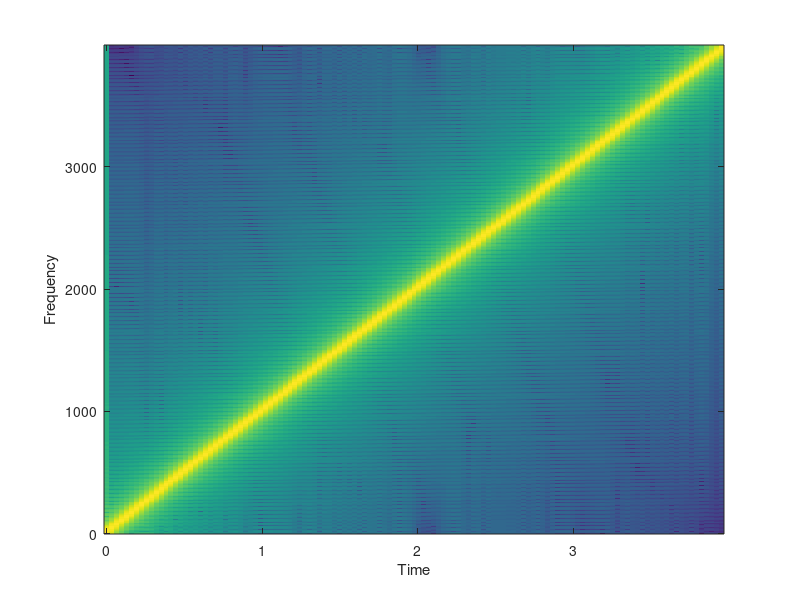

This chart was generated by the following MATLAB code: (Note: this script raises an error after producing the figure.)
%% Chapter 3 - How is sound processed in an MP3 player?
% This is a companion file to the book "Applied Signal Processing", 
% by T.Dutoit and F. Marques, Springer 2008.
% 
% It is supposed to be run cell-by-cell, using the cell mode of 
% MATLAB 6 and later versions. Search for "what are cells" in the 
% product help of MATLAB to know how to use them.
% 
% This file uses the SIGNAL_PROCESSING toolbox of MATLAB.
 
%%
% In this script, we will see how the limitations of the human auditory
% process have been taken into account for the design of perceptual audio
% coders, with special emphasis on the principles underlying the MPEG-1
% Layer-I audio coding norm. We start by examining a two-channel filter bank
% using conventional filters (Section 1) and QMF filters (Section 2). We
% then extend our study to a 32-channel PQMF filter bank (Section 3) and
% show how it can be efficiently implemented using block-based lapped
% transforms (Section 4). We conclude by providing our filter bank with
% a perceptual quantizer for sub-band signals (Section 5).
%
% Copyright N. Moreau, T. Dutoit (2007)

clear all;
set(0,'defaultFigureColor','w');

%% 1. Two-channel filter bank
% The MPEG 1 Layer I coder is based on quantifying the sub-band signals of
% an analysis-synthesis filter bank (as we will see later, this can also be
% interpreted in terms of block-transform-based processing).  
% The analysis filter-bank at the encoder splits the signal into (ideally,
% non-overlapping) frequency bands. The resulting narrow-band signals are
% then decimated, and quantized. The decoder upsamples each sub-band signal
% and performs band-pass-filtering so as to eliminate the aliasing images
% due to upsampling.    
% 
% Before examining a complete M-channel filter bank, we first discuss 
% the 2-channel case, and the effect of a decimation and interpolation in
% each branch. 
%
% Let us first generate a 4-seconds chirp signal (from 0 to 4 kHz) with a
% sampling rate of 8 kHz, which we will use as a reference throughout
% this Section.  

Fs=8000;
input_signal=chirp((0:4*Fs)/Fs,0,4,4000);

clf;
soundsc(input_signal,Fs);

%%
specgram(input_signal,1024,Fs,256);

%%
% Applying direct downsampling-upsampling by 2 results in replacing every
% other sample by zero. The result is that an artifact signal is added,
% whose spectrum is the quadrature mirror image of that of the chirp. Two
% sinusoids can be heard at any time. (Notice we multiply the signal by 2
% when upsampling, so that the power of the signal remains unchanged.)

downsampled=input_signal(1:2:end);
upsampled(1:2:2*length(downsampled))=2*downsampled;

clf;
specgram(upsampled,1024,Fs, 256);
soundsc(upsampled,Fs);

%%
% Adding a quarter-band filter after upsampling eliminates the image
% distortion, making sure that only one 
% sinusoid appears at any time. During the first half of the chirp, that
% sinusoid is the chirp itself; during the second half, the sinusoid is an
% alias, due to the quadrature mirror image of the chirp. 
% We design the synthesis filter as symmetric FIR, so as to avoid phase 
% distortion, and we set its order to 1000, so as to obtain high stop-band
% rejection (close to 80 dB). Notice the first 1000 samples are a transient.

G0=fir1(1000,1/2);
freqz(G0,1);

%%
G0_output=filter(G0,1,upsampled);

clf;
% NB: The first 1000 samples are a filter transient reponse
specgram(G0_output(1001:end),1024,Fs);
soundsc(G0_output(1001:end),Fs);

%% 
% Adding another quarter-band filter before downsampling removes the
% aliasing distortion, i.e. the alias in the second half of the chirp. This synthesis 
% filter can a priori be identical to the analysis filter.

H0=G0;
H0_output=filter(H0,1,input_signal);
downsampled=H0_output(1:2:end);
upsampled(1:2:2*length(downsampled))=2*downsampled;
G0_output=filter(G0,1,upsampled);

clf;
% NB: The first 2000 samples are a filter transient reponse
specgram(G0_output(2001:end),1024,Fs, 256);
soundsc(G0_output(2001:end),Fs);

%% 
% Using HF quarter-band filters instead of LF ones selects the second half
% of the chirp.

G1=fir1(1000,1/2,'high');
H1=G1;
H1_output=filter(H1,1,input_signal);
downsampled=H1_output(1:2:end);
upsampled(1:2:2*length(downsampled))=2*downsampled;
G1_output=filter(G1,1,upsampled);

clf;
specgram(G1_output(2001:end),1024,Fs,256);
soundsc(G1_output(2001:end),Fs);

%%
% We now examine the output of the 2-channel sub-band filter bank, by
% adding  the two signals obtained above.

synt_signal=G0_output+G1_output;

clf;
specgram(synt_signal(2001:end),1024,Fs,256);
soundsc(synt_signal(2001:end),Fs);

%%
% Perfect reconstruction is not achieved, as shown in the previous
% spectrogram. Closer examination of the error waveform shows that most of
% the error lies in the center of the signal (this is not shown in the
% spectrogram), i.e., for frequencies for which the H0 and H1 filters
% overlap: more important aliasing cannot be avoided in each band for these
% frequencies. 

% Shift synt_signal to account for the filters delay. A symmetric FIR
% filter of order N (length N+1) brings a delay of N/2 samples.
error=synt_signal(1001:end)-input_signal(1:end-1000);
plot(error);
soundsc(error,Fs)

%% 2. Two channel QMF filter bank
% Perfect reconstruction is possible even with non ideal filters (i.e. even
% with some aliasing in each band) provided the overall aliasing is canceled
% when adding the low-pass and high-pass sub-band signals.
% This, as we shall see, is mainly the responsibility of the analysis and
% synthesis filters. 
%
% (Johnston's type) QMF filters provide a solution for nearly perfect
% reconstruction. In this example, we use Johnston's "B-12" QMF. 

H0_QMF=[-0.006443977 0.02745539 -0.00758164 ...
    -0.0913825  0.09808522 0.4807962];
H0_QMF=[H0_QMF fliplr(H0_QMF)];
[H0,W]=freqz(H0_QMF,1);

H1_QMF=H0_QMF.*[1 -1 1 -1 1 -1 1 -1 1 -1 1 -1];
[H1,W]=freqz(H1_QMF,1);

plot(W/pi,20*log10(abs(H0)),'-',W/pi,20*log10(abs(H1)),'--');
legend('H0(f)', 'H1(f)');
xlabel('Normalized frequency (*pi rad/sample)'); ylabel('Magnitude (dB)');

%%
% These filters are not very frequency selective (because their order is
% low), and will therefore allow important aliasing in each band.

Fs=8000;
input_signal=chirp((0:4*Fs)/Fs,0,4,4000);

% LF band
H0_output=filter(H0_QMF,1,input_signal);
subband_0=H0_output(1:2:end);
upsampled(1:2:2*length(subband_0))=2*subband_0;
G0_QMF=H0_QMF;
G0_output=filter(G0_QMF,1,upsampled);

clf;
specgram(G0_output,1024,Fs,256);
%soundsc(G0_output,Fs);

%%
% HF band

H1_output=filter(H1_QMF,1,input_signal);
subband_1=H1_output(1:2:end);
upsampled(1:2:2*length(subband_0))=2*subband_1;
G1_QMF=-H1_QMF;
G1_output=filter(G1_QMF,1,upsampled);

clf;
specgram(G1_output,1024,Fs,256);
%soundsc(G1_output,Fs);

%% 
% Perfect reconstruction is now achieved, because the QMF analysis and
% synthesis filters are such that the aliasing in each band sum up to zero
% (more precisely, close to 0). 

synt_signal=G0_output+G1_output;

clf;
specgram(synt_signal,1024,Fs,256);
%soundsc(synt_signal,Fs);

%% 3. 32-Channel Pseudo-QMF filter bank
% We now build a 32-channel PQMF filter bank, as implemented in the MPEG-1
% Layer-I norm, and check its perfect reconstruction capability.
%
% *MATLAB function involved:*
% 
% * |hn = PQMF32_prototype| returns in |hn| the impulse response of the prototype
% low-pass symmetric filter of length 512 for building a 32-channel PQMF
% filter bank. This filter is used in the MPEG-1 Layer-I coder. Its
% normalized bandpass is 1/64 Hz and it satisfies the PR condition.  

% Load the prototype lowpass filter
hn=PQMF32_prototype;

%%
% Build 32 cosine modulated filters centered on normalized frequencies
% Fi=(2*i+1)/64 *1/2
PQMF32_Gfilters = zeros(32, 512);
for i = 0:31
    t2 = ((2*i+1)*pi/(2*32))*((0:511)+16);
    PQMF32_Gfilters(i+1,:) = hn.*cos(t2);
end
PQMF32_Hfilters=fliplr(PQMF32_Gfilters);

for i = 1:32
    [H,W]=freqz(PQMF32_Hfilters(i,:),1,512,44100);
    plot(W,20*log10(abs(H))); hold on
end
xlabel('Frequency (Hz)'); ylabel('Magnitude (dB)');
set(gca,'xlim',[0 22050]);
hold off;

%%
% Clearly, PQMF filters are not ideal band-pass filters with normalized
% bandwidth=1/64. But they almost satisfy the "pseudo" feature, which
% assumes that the filter response in a given band only overlaps with its 2
% neighboring bands. The total normalized bandwidth of each filter is 
% indeed about  1/32. Notice the filter gain is 15 dB, i.e. 20*log10(32)/2.
% As a result, passing twice through the filter produces a gain of 32,
% which compensates for the decimation by 32. In the next lines, it is thus
% not necessary to multiply upsampled sub-band signals by 32.
%
% Let us now check the output of the PQMF filter bank when fed with 2
% seconds of violin monophonic signal sampled at 44.100 Hz.

[input_signal,Fs]=wavread('violin.wav');
clf;
specgram(input_signal,1024,Fs,256);
soundsc(input_signal,Fs);

%%
output_signal=zeros(size(input_signal));

for i=1:32

    Hi_output=filter(PQMF32_Hfilters(i,:),1,input_signal);
    subband_i=Hi_output(1:32:end);
    upsampled_i(1:32:32*length(subband_i))=subband_i;
    % synthesis filters are the symmetric of the analysis filters, which
    % ensures linear phase in each sub-band
    Gi_output=filter(PQMF32_Gfilters(i,:),1,upsampled_i');
    output_signal=output_signal+Gi_output;
    
    % Screen output
    fprintf('processing sub-band %3d\n', i)

    if i==3 
        G3_output=Gi_output;
    end;

end;

%%
% As revealed by listening sub-band 3, isolated sub-band signals
% are very much aliased, because each  PQMF filter is not ideal. 

clf;
specgram(G3_output,1024,Fs,256);
soundsc(G3_output,Fs);

%%
% The PQMF filter bank makes sure aliasing in adjacent bands cancels itself
% when sub-bands are added. 

specgram(output_signal,1024,Fs,256);
soundsc(output_signal,Fs);

%%
% The power of the reconstruction error is about 85 dB below that of the
% signal. Notice the ouput is delayed by 511 samples (since H and G filters
% have a delay of 511/2 samples).
%
% *MATLAB function involved:*
% 
% * |snr = snr(signal,signal_plus_noise, max_shift,showplot)| returns the
% signal-to-noise ratio computed from the input signals. |Max_shift| gives
% the maximum time-shift (in samples) between |signal| and
% |signal_plus_noise|. The actual time-shift (obtained from the maximum of
% the cross-correlation between both signals) is taken into account to
% estimate the noise. If |showplot| is specified, then the signal,
% signal_plus_noise, and error are plotted, and the SNR is printed on the
% plot.

error=output_signal(512:end)-input_signal(1:end-511);

[signal_psd,w]=periodogram(input_signal(11001:12024),hamming(1024));
[error_psd,w]=periodogram(error(11001:12024),hamming(1024));
plot(w/pi*22050,10*log10(signal_psd)); hold on;
plot(w/pi*22050,10*log10(error_psd),'r','linewidth',2); hold off;
set(gca,'xlim',[0 22050]);
legend('Signal PSD', 'Error PSD');
xlabel('Frequency (Hz)'); ylabel('Magnitude (dB)');

snr_PQMF=snr(input_signal(1:end-511),output_signal(512:end),0)

%% 4. Filter banks and Lapped Transforms
% If the length of the filters used in M-channel sub-band filters were
% exactly M samples, one could easily see the operations performed
% simultaneously by the M analysis filters as a linear transform of
% successive non-overlapping M sample frames of the input signal.
%
% A 4-sample DFT, for instance, can implement a 4-channel filter bank
% whose subband filters are the time-reversed of the lines of the 4x4 DFT
% matrix. Applying it to a chirp is straightforward.

Fs=8000;
input_signal=chirp((1:4*Fs)/Fs,0,4,4000);

for i=1:length(input_signal)/4

    % creating a column vector with 4 samples
    input_frame=input_signal(4*(i-1)+1:4*(i-1)+4)';
    
    % producing one sample in each downsampled sub-band, i.e. band-pass
    % filtering and downsampling all sub-bands in one operation.
    subbands_sample=fft(input_frame);
    
    % producing four samples of the filter bank output, i.e. upsampling, 
    % band-pass filtering all sub-bands, and summing them in one operation. 
    output_frame=ifft(subbands_sample);
    
    % storing the output column vector in the output signal
    output_signal(4*(i-1)+1:4*(i-1)+4)=output_frame';

end;

%soundsc(output_signal,Fs);

%%
% Since the underlying filters have complex coefficients, however, each
% sub-band signal is complex. What is more, this type of filter bank is not
% very frequency selective, as shown below. The frequency overlap between
% adjacent bands is about half the main lobe band-pass (as in the previous
% section on PQMF), but the side lobes are very high. This does not make it
% a good candidate for sub-band coding. 

tmp=[1 ; exp(-j*pi/2) ; exp(-j*pi) ; exp(-j*3*pi/2)];
DFT_matrix_4x4=vander(tmp); 

for i=1:4
    [H,W]=freqz(fliplr(DFT_matrix_4x4(i,:)),1,'whole');
    plot(W/pi,max(20*log10(abs(H)),-50)); hold on
end
xlabel('Normalized frequency (*pi rad/sample)'); ylabel('Magnitude (dB)');
hold off;

%%
% In general, the length of the impulse responses of the analysis and
% synthesis filters used in sub-band coders is higher than the number M of
% channels.  The filtering operations, however, can still be
% implemented as the multiplication of L-sample frames with LxM or
% MxL matrices. 
%
% For example, the 32-channel PQMF filter-bank introduced in the previous
% Section, in which the length L of the impulse response of each filter is
% 512 samples, can be efficiently implemented as follows (which is very much
% similar to the implementation of our previous DFT-based filter bank,
% with the addition of overlap).

% Build the PQMF H and G filters
hn=PQMF32_prototype;
PQMF32_Gfilters = zeros(32, 512);
for i = 0:31
    t2 = ((2*i+1)*pi/(2*32))*((0:511)+16);
    PQMF32_Gfilters(i+1,:) = hn.*cos(t2);
end

[input_signal,Fs]=wavread('violin.wav');

% Block-based sub-band filtering
input_frame=zeros(512,1);
output_signal=zeros(size(input_signal));

for i=1:(length(input_signal)-512+32)/32
    
    % Overlap input_frames (column vectors)
    input_frame=input_signal((i-1)*32+1:(i-1)*32+512);

    % Analysis filters and downsampling
    % Since PQMF H filters are the time-reversed G filters, we use the G
    % filters matrix to simulate analysis filtering
    subbands_frame_i = PQMF32_Gfilters*input_frame;
    
    % Synthesis filters
    output_frame = PQMF32_Gfilters'*subbands_frame_i;

    % Overlap output_frames (with delay of 511 samples)
    output_signal((i-1)*32+1:(i-1)*32+512)= ...
        output_signal((i-1)*32+1:(i-1)*32+512)+output_frame;
    
end

%%
% Obviously we get the same results as before, and the overall SNR is
% unchanged.

error=output_signal-input_signal;

[signal_psd,w]=periodogram(input_signal(11001:12024),hamming(1024));
[error_psd,w]=periodogram(error(11001:12024),hamming(1024));
plot(w/pi*22050,10*log10(signal_psd)); hold on;
plot(w/pi*22050,10*log10(error_psd),'r','linewidth',2); hold off;
set(gca,'xlim',[0 22050]);
legend('Signal PSD', 'Error PSD');
xlabel('Frequency (Hz)'); ylabel('Magnitude (dB)');

snr_lapped=snr(input_signal(512:end-512),...
                     output_signal(512:end-512),0)

%% 5. Perceptual audio coding
% The sub-band filtering process developed in the previous Sections
% transforms the original stream of samples at sampling frequency Fs into
% 32 parallel sub-bands sampled at Fs/32. It does not by itself produce
% compression.
%
% Quantizing sub-band samples uniformly does not allow much transparency at
% low bit rates, as shown in the 4-bits per sub-band sample trial below
% (compression factor = 4). We use a mid-thread quantizer here, so as to
% encode low level signals to 0.

% Build the PQMF H and G filters
hn=PQMF32_prototype;
PQMF32_Gfilters = zeros(32, 512);
for i = 0:31
    t2 = ((2*i+1)*pi/(2*32))*((0:511)+16);
    PQMF32_Gfilters(i+1,:) = hn.*cos(t2);
end

[input_signal,Fs]=wavread('violin.wav');

% Block-based sub-band analysis filtering
input_frame=zeros(512,1);
output_signal=zeros(size(input_signal));

n_frames=(length(input_signal)-512+32)/32;
for i=1:n_frames
     
     % Overlap input_frames (column vectors)
     input_frame=input_signal((i-1)*32+1:(i-1)*32+512);
 
     % Analysis filters and downsampling
     % NB: we put sub-band signals in columns
     subbands(i,:) = (PQMF32_Gfilters*input_frame)';
 
     % Uniform quantization on 4 bits, using a mid-thread quantizer in
     % [-1,+1] 
     n_bits = 4;
     alpha = 2^(n_bits-1);
     quantized_subbands(i,:) = (floor(alpha*subbands(i,:)+0.5))/alpha; % mid-thread

     % the |uencode| and |udecode| functions provided by MATLAB do not
     % properly implement a mid-thread quantizer. Using them here (by
     % uncommenting the next two lines results in tonal quantization noise.
     % See Appendix 1 at the end of this script. 
     % codes = uencode(subbands(i,:),4,1);
     % quantized_subbands(i,:) = udecode(codes,4);
 
     % Synthesis filters
     output_frame = PQMF32_Gfilters'*quantized_subbands(i,:)';
 
     % Overlap output_frames (with delay of 511 samples)
     output_signal((i-1)*32+1:(i-1)*32+512)= ...
         output_signal((i-1)*32+1:(i-1)*32+512)+output_frame;
     
end

specgram(output_signal,1024,Fs,256);
soundsc(output_signal,Fs);

%%
% The resulting output signal is degraded. It exhibits a strong high
% frequency tonal noise. This is typical of sub-band coding, in which
% quantization errors are produced at Fs/32, i.e. 1378 Hz.
% The SNR falls down to 10.3 dB.

% NB: no delay compensation required, as the first sub-band samples
% produced by the lapped transform correspond to the 512th original
% samples.

error=output_signal-input_signal;

[signal_psd,w]=periodogram(input_signal(11001:12024),...
    hamming(1024));
[error_psd,w]=periodogram(error(11001:12024),...
    hamming(1024));
plot(w/pi*22050,10*log10(signal_psd)); hold on;
plot(w/pi*22050,10*log10(error_psd),'r','linewidth',2); hold off;
set(gca,'xlim',[0 22050]);
legend('Signal PSD', 'Error PSD');
xlabel('Frequency (Hz)'); 
ylabel('Magnitude (dB)');

snr_4bits=snr(input_signal(512:end-512),output_signal(512:end-512),0)

%%
% One can see that the fixed [-1,+1] quantizer range does not adequately
% account for the  variation of sub-band signal level across sub-bands, 
% as well as in time.  

plot(quantized_subbands(100:200,2)); hold on; 
plot(subbands(100:200,2),'--r'); hold off;
legend('Sub-band #2, quantized', 'Sub-band#2, original');
xlabel('Time (samples at Fs/32)'); ylabel('Amplitude');

%%
% An obvious means of enhancing its quality is therefore to apply a
% scale factor to each sub-band quantizer. As in the MPEG-1 Layer-I coder,
% we compute a new scale factor every 12 sub-band sample (i.e. every 
% 32x12 = 384 sample at the original sample rate).
% Quantization errors are much reduced (here in sub-band #2).

% Adaptive quantization per blocks of 12 frames
n_frames=fix(n_frames/12)*12;
for k=1:12:n_frames
    
    % Computing scale factors in each 12 samples sub-band chunk
    [scale_factors,tmp]=max(abs(subbands(k:k+11,:)));
    
    % Adaptive uniform quantization on 4 bits, using a mid-thread quantizer in
    % [-Max,+Max] 
    for j=1:32 % for each sub-band
 
        n_bits = 4;
        alpha = 2^(n_bits-1)/scale_factors(j);
        quantized_subbands(k:k+11,j) = ...
            (floor(alpha*subbands(k:k+11,j)+0.5))/alpha; % mid-thread

    end;

end;

plot(quantized_subbands(100:200,2)); hold on; 
plot(subbands(100:200,2),'--r'); hold off;
legend('Sub-band #2, quantized', 'Sub-band#2, original');
xlabel('Time (samples at Fs/32)'); ylabel('Amplitude');

%%
% The resulting signal is of much higher quality.

% Signal synthesis
output_signal=zeros(size(input_signal));
for i=1:n_frames

    % Synthesis filters
    output_frame = PQMF32_Gfilters'*quantized_subbands(i,:)';

    % Overlap output_frames (with delay of 511 samples)
    output_signal((i-1)*32+1:(i-1)*32+512)= ...
        output_signal((i-1)*32+1:(i-1)*32+512)+output_frame;
    
end

specgram(output_signal,1024,Fs,256);
soundsc(output_signal,Fs);

%%
% The overall SNR has increased to 25 dB.

error=output_signal-input_signal;

[signal_psd,w]=periodogram(input_signal(11001:12024),...
     hamming(1024));
[error_psd,w]=periodogram(error(11001:12024),...
     hamming(1024));
plot(w/pi*22050,10*log10(signal_psd)); hold on;
plot(w/pi*22050,10*log10(error_psd),'r','linewidth',2); hold off;
set(gca,'xlim',[0 22050]);
legend('Signal PSD', 'Error PSD');
xlabel('Frequency (Hz)'); 
ylabel('Magnitude (dB)');

snr_4bits_scaled=snr(input_signal(512:end-512),...
    output_signal(512:end-512),0)

%%
% The ultimate refinement, which is by far the most effective and results
% from years of audio research, consists in accepting more quantization
% noise (by allocating less bits, and thereby accepting a higher SNR) in
% frequency bands where it will not be heard, and using these extra bits
% for more perceptually prominent bands. The required perceptual
% information is provided by a psycho-acoustical model.
%
% For any 512-sample frame taken from the input signal, the MPEG-1 Layer-I
% psycho-acoustical model computes a global masking threshold, obtained by
% first detecting prominent tonal and noise maskers, separately, and
% combining their individual thresholds. The maximum of this global
% threshold and the absolute auditory threshold is then taken as the final
% threshold. 
%
% *MATLAB function involved:*
% 
% * |function [SMR, min_threshold_subband, masking_threshold] = ...
%    MPEG1_psycho_acoustic_model1(frame)|
% Computes the masking threshold (in dB) corresponding to psycho-acoustic
% model #1 used in MPEG-1 Audio (cf  ISO/CEI  norm 11172-3:1993 (F), pp.
% 122-128). 
% Input |frame| length should be 512 samples. 
% |min_threshold_subband| returns the minimun of |masking threshold| in each
% of the 32 sub-bands. 
% |SMR| returns 27 signal-to-mask ratios (in dB);
% |SMR|(28-32) are not used. 

frame=input_signal(11001:11512);
[SMR, min_threshold,frame_psd_dBSPL]= ...
    MPEG1_psycho_acoustic_model1(frame);
% NB: the power levels returned by this function assume that a full-scale 
% signal (in [-1,+1]) corresponds to 96 DB SPL

f = (0:255)/512*44100;
auditory_threshold_dB = 3.64*((f/1000).^-0.8) - ...
    6.5*exp(-0.6.*((f/1000)-3.3).^2) + 0.001*((f/1000).^4);
plot(f, frame_psd_dBSPL, f, min_threshold,'.r', ...
    f, auditory_threshold_dB, '-.k');
hold off;
axis([0 22050 -20 100]);
legend('Signal PSD', 'Min. threshold per sub-band','Absolute threshold');
xlabel('Frequency (Hz)'); ylabel('Magnitude (dB)');

%%
% Signal-to-Mask Ratios (SMR) are computed for each band, in a very
% conservative way (as the ratio of the maximum of the signal PSD to the
% minimum of the masking threshold in each band).  
% Bit allocation is performed by an iterative algorithm which gives
% priority to sub-bands with higher SMR. 
% The resulting SNR in each sub-band should be greater or equal to
% the SMR, so as to push the noise level below the masking threshold.
%
% *MATLAB function involved:*
% 
% * |function [N_bits,SNR] = MPEG1_bit_allocation(SMR, bit_rate)|
% Implements a simplified bit allocation greedy algorithm.
% |SMR| is the signal-to-mask ratios in each sub-band,
% as defined by the MPEG1 psycho-acoustic model. 
% |bit_rate| is in kbits/s.
% |N_bits| is the number is bits in each sub_band.
% |SNR| is the maximum SNR in each sub-band after quantization, i.e. the
% SNR assuming each sub-band contains a full-range sinusoid.
% NB: N_bits and SNR are set to zero for sub-bands 28 to 32.

% Allocating bits for a target bit rate of 192 kbits/s (compression
% ratio = 4)
[N_bits, SNR] = MPEG1_bit_allocation(SMR, 192000);

stairs((0:32)/32*22050,[SMR SMR(32)]);
hold on;
stairs((0:32)/32*22050,[SNR SNR(32)],'--');
axis([0 22050 -20 100]);
legend('SMR', 'SNR');
xlabel('Frequency (Hz)'); ylabel('Magnitude (dB)');

%%
% Let us test this on the complete signal, adding perceptual bit allocation
% to adaptive uniform quantization. 
% Notice we simplify the quantization
% scheme here, compared to MPEG-1, by considering quantization with any
% number of bits in [0,16].  

% Adaptive quantization per blocks of 12 frames
n_frames=fix(n_frames/12)*12;
for k=1:12:n_frames
    
    % Computing scale factors in each 12 samples sub-band chunk
    [scale_factors,tmp]=max(abs(subbands(k:k+11,:)));
    
    % Computing SMRs
    frame=input_signal(176+(k-1)*32:176+(k-1)*32+511);
    % NB: the input frame for the psycho-acoustic model is delayed by 176
    % samples, as it should be centered in the middle of the local block of
    % 12 sub-band samples, and the first sub-band sample corresponds to
    % original sample 256 (actually, to sample 512, but the analysis filter
    % introduces a delay of 256 samples). So the center of the first frame should
    % be on original sample 256+11*32/2=432, and the beginning of this frame
    % falls on sample 11*32/2=176.
    SMR = MPEG1_psycho_acoustic_model1(frame);

   % Allocating bits for a target bit rate of 192 kbits/s (compression
   % ratio = 4)
    N_bits = MPEG1_bit_allocation(SMR, 192000);

    % Adaptive perceptual uniform quantization, using a mid-thread 
    % quantizer in [-Max,+Max] 
    for j=1:32 % for each sub-band

        if N_bits(j)~=0
            alpha = 2^(N_bits(j)-1)/scale_factors(j);
            quantized_subbands(k:k+11,j) = ...
                (floor(alpha*subbands(k:k+11,j)+0.5))/alpha; % mid-thread

%             codes= uencode(subbands(k:k+11,j),N_bits(j),...
%                 scale_factors(j),'signed');
%             quantized_subbands(k:k+11,j) = ... 
%                 udecode(codes,N_bits(j),scale_factors(j));
        else
            quantized_subbands(k:k+11,j) = 0;
        end;

    end;

    % Screen output
    fprintf('processing frame %3d/%3d\n', k,n_frames)

end;

% Signal synthesis
output_signal=zeros(size(input_signal));
for i=1:n_frames
    % Synthesis filters
    output_frame = PQMF32_Gfilters'*quantized_subbands(i,:)';
    % Overlap output_frames (with delay of 511 samples)
    output_signal((i-1)*32+1:(i-1)*32+512)= ...
        output_signal((i-1)*32+1:(i-1)*32+512)+output_frame;
end

clf;
specgram(output_signal,1024,Fs,256);
soundsc(output_signal,Fs);

%%
% Quantization noise is now very small in some prominent sub-bands, like
% sub-band #2. 

clf;
plot(subbands(100:200,2),'--r'); hold on;
plot(quantized_subbands(100:200,2)); hold off; 
legend('Sub-band #2, original','Sub-band#20, quantized');
xlabel('Time (samples at Fs/32)'); ylabel('Amplitude');

%%
% It is also more important in other sub-bands, like sub-band #20. 

plot(subbands(100:200,20),'--r'); hold on;
plot(quantized_subbands(100:200,20)); hold off; 
legend('Sub-band #20, original','Sub-band#20, quantized');
xlabel('Time (samples at Fs/32)'); ylabel('Amplitude');

%%
% The overall SNR has increased to 36.2 dB.
% The perceptual SNR is actually much higher, since most of the noise
% cannot be heard. 

error=output_signal(1:end)-input_signal(1:end);

[signal_psd,w]=periodogram(input_signal(11001:12024),...
    hamming(1024));
[error_psd,w]=periodogram(error(11001:12024),...
    hamming(1024));
plot(w/pi*22050,10*log10(signal_psd)); hold on;
plot(w/pi*22050,10*log10(error_psd),'r','linewidth',2); hold off;
legend('Signal PSD', 'Error PSD');
xlabel('Frequency (Hz)'); ylabel('Magnitude (dB)');

snr_scaled_perceptual=snr(input_signal(512:end-512),...
    output_signal(512:end-512),0)

%%
% The price to pay is that the scale factors and the number of bits per
% sub-band must now be stored, every 12 frames (i.e. every 12*32 sub-band
% samples). 
% In the MPEG-1 norm, scale factors expressed in dB and quantized
% on 6 bits each. This comes from the fact that the ear perceives loudness
% as the log of the energy, and has about 96 dB of hearing dynamics with a
% sensitivity threshold of about 1 dB. With 6 bits, the quantization step
% is 96/64 dB and the error lies in [-96/62/2, +96/64/2], which is below
% the 1 dB threshold.
% Assuming 4 bits are required for this information in each of the
% 27 first sub-bands (sub-bands 28 to 32 are ignored my MPEG1), this leads
% to 27*10=270 bits every 12 frames. 
% (In practice, MPEG-1 does not allow all integer values in [1,16] for the
% number of bits in each band, which makes it possible to quantize it to
% less then 4 bits. The total number of bits used for bit allocation is
% then reduced to 88.) 
% It is easy to obtain the number of bits used for the last block of 12
% frames in our audio test, and the related bit-rate.

bits_per_block=sum(N_bits)*12+270
bit_rate=bits_per_block*44100/384

%% Appendix 1: Uniform quantizers
% In Section 5 we have used a mid-thread quantizer. It was tempting to use
% the |uencode| and |udecode| fucntions provided by MATLAB, but a quick
% examination of the quantization charactertic of these functions shows
% they do not implement a real mid-thread quantizer.

x = -1:0.01:1;
n_bits=3;
codes = uencode(x,n_bits,1);
y1 = udecode(codes,n_bits,1);
alpha = 2^(n_bits-1);
y2 = (floor(alpha*x)+0.5)/alpha; % mid-rise
y3 = (floor(alpha*x+0.5))/alpha; % mid-thread

plot(x,y1); hold on
plot(x,y2,'r')
plot(x,y3,'g')
plot([0 0], [-1 1])
plot([-1 1], [0 0])
axis([-1 1 -1 1])
legend('uen(de)code', 'mid-rise','mid-thread');
